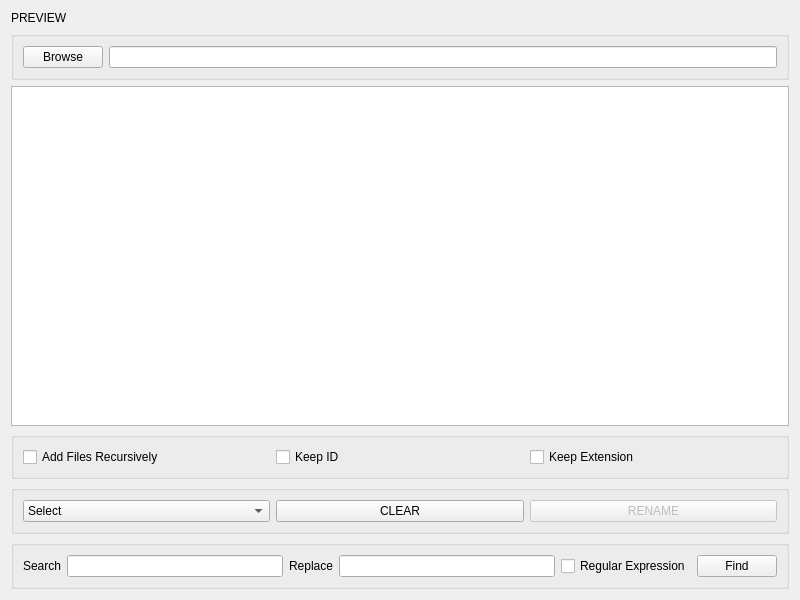
<?xml version="1.0" encoding="UTF-8"?>
<ui version="4.0">
 <class>Widget</class>
 <widget class="QWidget" name="Widget">
  <property name="geometry">
   <rect>
    <x>0</x>
    <y>0</y>
    <width>800</width>
    <height>600</height>
   </rect>
  </property>
  <property name="windowTitle">
   <string>File Renamer</string>
  </property>
  <layout class="QGridLayout" name="gridLayout">
   <item row="0" column="0">
    <widget class="QLabel" name="label">
     <property name="text">
      <string>PREVIEW</string>
     </property>
    </widget>
   </item>
   <item row="1" column="0">
    <widget class="QGroupBox" name="browse">
     <property name="focusPolicy">
      <enum>Qt::FocusPolicy::StrongFocus</enum>
     </property>
     <property name="title">
      <string/>
     </property>
     <layout class="QGridLayout" name="gridLayout_2">
      <item row="0" column="0">
       <widget class="QPushButton" name="dir_btn">
        <property name="text">
         <string>Browse</string>
        </property>
       </widget>
      </item>
      <item row="0" column="1">
       <widget class="QLineEdit" name="dir_txt">
        <property name="readOnly">
         <bool>true</bool>
        </property>
       </widget>
      </item>
     </layout>
    </widget>
   </item>
   <item row="2" column="0">
    <widget class="QTextEdit" name="dir_output">
     <property name="readOnly">
      <bool>true</bool>
     </property>
    </widget>
   </item>
   <item row="3" column="0">
    <widget class="QGroupBox" name="options">
     <property name="title">
      <string/>
     </property>
     <layout class="QGridLayout" name="gridLayout_4">
      <item row="0" column="0">
       <widget class="QCheckBox" name="recursively">
        <property name="text">
         <string>Add Files Recursively</string>
        </property>
       </widget>
      </item>
      <item row="0" column="1">
       <widget class="QCheckBox" name="id">
        <property name="text">
         <string>Keep ID</string>
        </property>
       </widget>
      </item>
      <item row="0" column="2">
       <widget class="QCheckBox" name="extension">
        <property name="text">
         <string>Keep Extension</string>
        </property>
       </widget>
      </item>
     </layout>
    </widget>
   </item>
   <item row="4" column="0">
    <widget class="QGroupBox" name="groupBox">
     <property name="title">
      <string/>
     </property>
     <layout class="QGridLayout" name="gridLayout_3">
      <item row="0" column="0">
       <widget class="QComboBox" name="comboBox">
        <item>
         <property name="text">
          <string>Select</string>
         </property>
        </item>
        <item>
         <property name="text">
          <string>Remove Non-Alphanum Chars</string>
         </property>
        </item>
        <item>
         <property name="text">
          <string>Remove Accents</string>
         </property>
        </item>
        <item>
         <property name="text">
          <string>Trim Spaces</string>
         </property>
        </item>
        <item>
         <property name="text">
          <string>Replace Spaces With Hyphens</string>
         </property>
        </item>
        <item>
         <property name="text">
          <string>Replace Dots With Hyphens</string>
         </property>
        </item>
        <item>
         <property name="text">
          <string>Replace Hyphens With Spaces</string>
         </property>
        </item>
        <item>
         <property name="text">
          <string>Lower Case</string>
         </property>
        </item>
        <item>
         <property name="text">
          <string>Title Case</string>
         </property>
        </item>
        <item>
         <property name="text">
          <string>Remove ID</string>
         </property>
        </item>
        <item>
         <property name="text">
          <string>Number</string>
         </property>
        </item>
       </widget>
      </item>
      <item row="0" column="1">
       <widget class="QPushButton" name="clear_btn">
        <property name="text">
         <string>CLEAR</string>
        </property>
       </widget>
      </item>
      <item row="0" column="2">
       <widget class="QPushButton" name="rename_btn">
        <property name="enabled">
         <bool>false</bool>
        </property>
        <property name="text">
         <string>RENAME</string>
        </property>
       </widget>
      </item>
     </layout>
    </widget>
   </item>
   <item row="5" column="0">
    <widget class="QGroupBox" name="search_replace">
     <property name="title">
      <string/>
     </property>
     <layout class="QGridLayout" name="gridLayout_5">
      <item row="0" column="0">
       <widget class="QLabel" name="search_label">
        <property name="text">
         <string>Search</string>
        </property>
       </widget>
      </item>
      <item row="0" column="1">
       <widget class="QLineEdit" name="search">
        <property name="tabletTracking">
         <bool>false</bool>
        </property>
        <property name="focusPolicy">
         <enum>Qt::FocusPolicy::StrongFocus</enum>
        </property>
        <property name="text">
         <string notr="true"/>
        </property>
        <property name="placeholderText">
         <string notr="true"/>
        </property>
       </widget>
      </item>
      <item row="0" column="2">
       <widget class="QLabel" name="replace_label">
        <property name="text">
         <string>Replace</string>
        </property>
       </widget>
      </item>
      <item row="0" column="3">
       <widget class="QLineEdit" name="replace">
        <property name="tabletTracking">
         <bool>false</bool>
        </property>
        <property name="focusPolicy">
         <enum>Qt::FocusPolicy::StrongFocus</enum>
        </property>
        <property name="text">
         <string/>
        </property>
       </widget>
      </item>
      <item row="0" column="4">
       <widget class="QCheckBox" name="regex">
        <property name="text">
         <string>Regular Expression</string>
        </property>
       </widget>
      </item>
      <item row="0" column="5">
       <widget class="QPushButton" name="find_btn">
        <property name="text">
         <string>Find</string>
        </property>
       </widget>
      </item>
     </layout>
    </widget>
   </item>
  </layout>
 </widget>
 <tabstops>
  <tabstop>dir_btn</tabstop>
  <tabstop>dir_txt</tabstop>
  <tabstop>dir_output</tabstop>
  <tabstop>recursively</tabstop>
  <tabstop>id</tabstop>
  <tabstop>extension</tabstop>
  <tabstop>comboBox</tabstop>
  <tabstop>clear_btn</tabstop>
  <tabstop>rename_btn</tabstop>
  <tabstop>search</tabstop>
  <tabstop>replace</tabstop>
  <tabstop>regex</tabstop>
  <tabstop>find_btn</tabstop>
 </tabstops>
 <resources/>
 <connections>
  <connection>
   <sender>dir_btn</sender>
   <signal>clicked()</signal>
   <receiver>Widget</receiver>
   <slot>open_dir()</slot>
   <hints>
    <hint type="sourcelabel">
     <x>77</x>
     <y>39</y>
    </hint>
    <hint type="destinationlabel">
     <x>-3</x>
     <y>31</y>
    </hint>
   </hints>
  </connection>
  <connection>
   <sender>dir_btn</sender>
   <signal>clicked()</signal>
   <receiver>dir_txt</receiver>
   <slot>update()</slot>
   <hints>
    <hint type="sourcelabel">
     <x>100</x>
     <y>40</y>
    </hint>
    <hint type="destinationlabel">
     <x>216</x>
     <y>45</y>
    </hint>
   </hints>
  </connection>
  <connection>
   <sender>clear_btn</sender>
   <signal>clicked()</signal>
   <receiver>Widget</receiver>
   <slot>clear()</slot>
   <hints>
    <hint type="sourcelabel">
     <x>523</x>
     <y>519</y>
    </hint>
    <hint type="destinationlabel">
     <x>399</x>
     <y>299</y>
    </hint>
   </hints>
  </connection>
  <connection>
   <sender>comboBox</sender>
   <signal>activated(int)</signal>
   <receiver>Widget</receiver>
   <slot>index_changed()</slot>
   <hints>
    <hint type="sourcelabel">
     <x>99</x>
     <y>519</y>
    </hint>
    <hint type="destinationlabel">
     <x>-1</x>
     <y>548</y>
    </hint>
   </hints>
  </connection>
  <connection>
   <sender>rename_btn</sender>
   <signal>clicked()</signal>
   <receiver>Widget</receiver>
   <slot>rename_files()</slot>
   <hints>
    <hint type="sourcelabel">
     <x>778</x>
     <y>519</y>
    </hint>
    <hint type="destinationlabel">
     <x>794</x>
     <y>553</y>
    </hint>
   </hints>
  </connection>
  <connection>
   <sender>recursively</sender>
   <signal>clicked()</signal>
   <receiver>Widget</receiver>
   <slot>add_recursively()</slot>
   <hints>
    <hint type="sourcelabel">
     <x>72</x>
     <y>460</y>
    </hint>
    <hint type="destinationlabel">
     <x>2</x>
     <y>491</y>
    </hint>
   </hints>
  </connection>
  <connection>
   <sender>id</sender>
   <signal>clicked()</signal>
   <receiver>Widget</receiver>
   <slot>keep_id()</slot>
   <hints>
    <hint type="sourcelabel">
     <x>523</x>
     <y>460</y>
    </hint>
    <hint type="destinationlabel">
     <x>797</x>
     <y>484</y>
    </hint>
   </hints>
  </connection>
  <connection>
   <sender>extension</sender>
   <signal>clicked()</signal>
   <receiver>Widget</receiver>
   <slot>keep_ext()</slot>
   <hints>
    <hint type="sourcelabel">
     <x>778</x>
     <y>460</y>
    </hint>
    <hint type="destinationlabel">
     <x>794</x>
     <y>526</y>
    </hint>
   </hints>
  </connection>
  <connection>
   <sender>regex</sender>
   <signal>clicked()</signal>
   <receiver>Widget</receiver>
   <slot>regex()</slot>
   <hints>
    <hint type="sourcelabel">
     <x>565</x>
     <y>577</y>
    </hint>
    <hint type="destinationlabel">
     <x>33</x>
     <y>602</y>
    </hint>
   </hints>
  </connection>
  <connection>
   <sender>find_btn</sender>
   <signal>clicked()</signal>
   <receiver>Widget</receiver>
   <slot>find()</slot>
   <hints>
    <hint type="sourcelabel">
     <x>726</x>
     <y>555</y>
    </hint>
    <hint type="destinationlabel">
     <x>776</x>
     <y>595</y>
    </hint>
   </hints>
  </connection>
 </connections>
 <slots>
  <slot>open_dir()</slot>
  <slot>index_changed()</slot>
  <slot>rename_files()</slot>
  <slot>add_recursively()</slot>
  <slot>keep_ext()</slot>
  <slot>keep_id()</slot>
  <slot>search_replace()</slot>
  <slot>regex()</slot>
  <slot>find()</slot>
  <slot>clear()</slot>
 </slots>
</ui>
